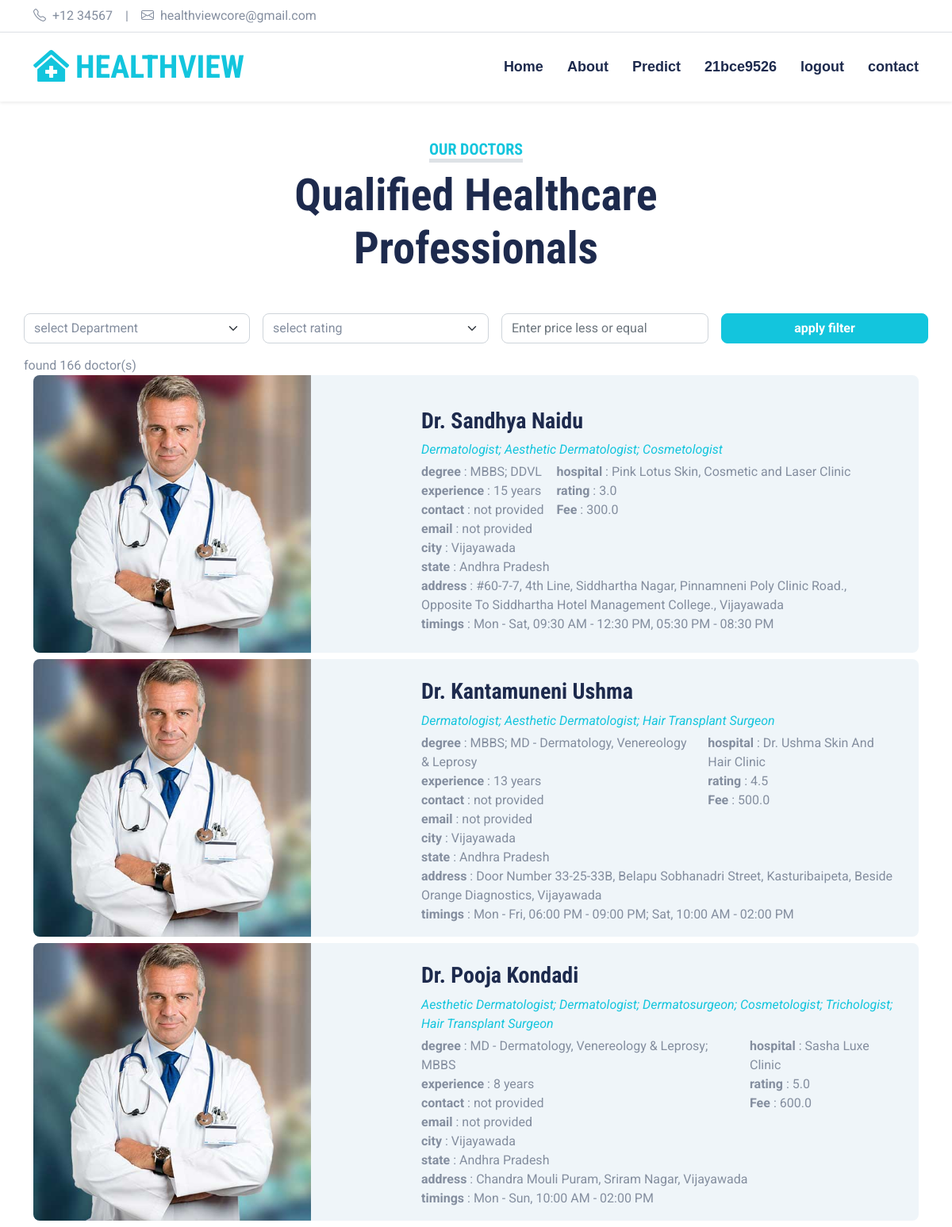
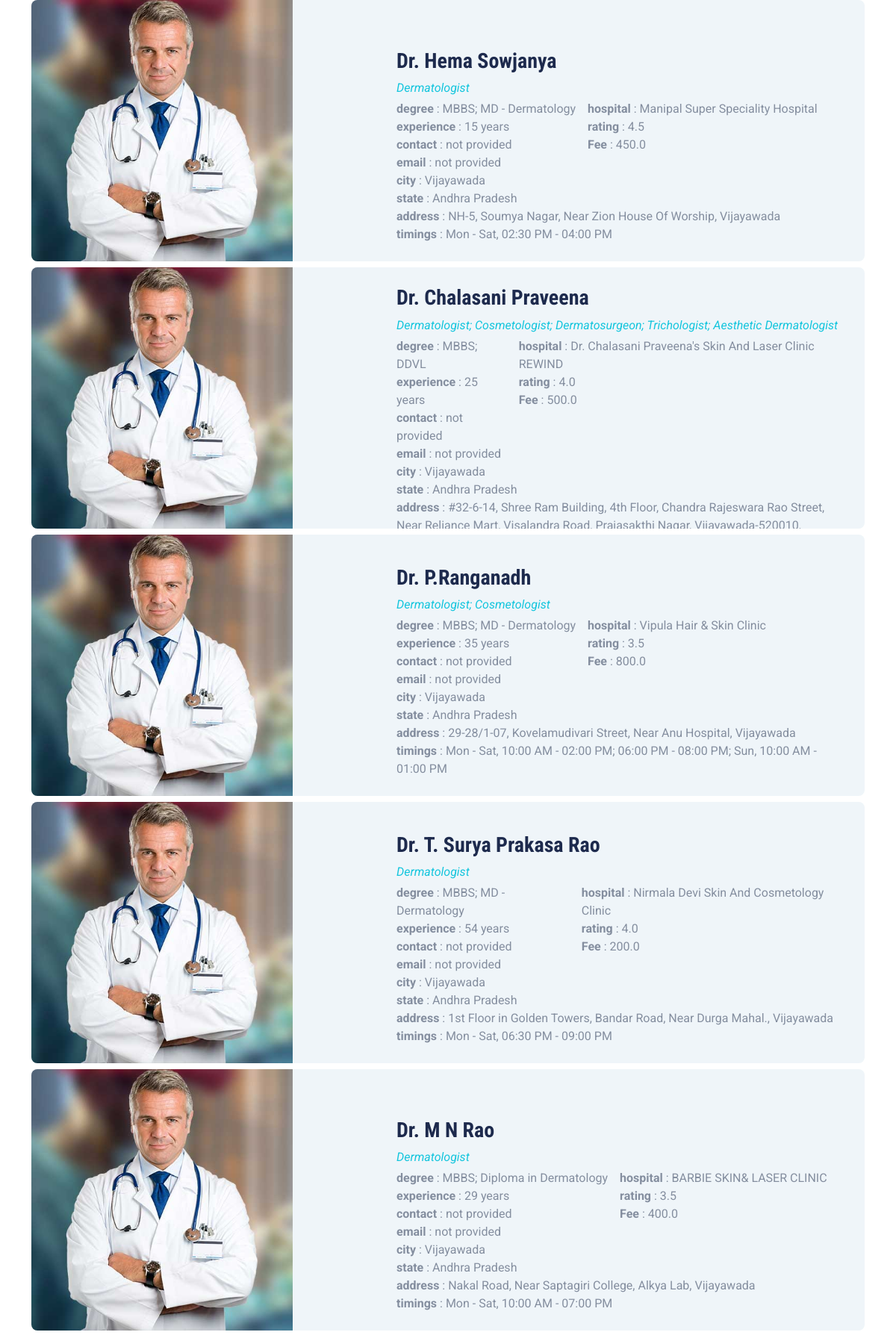
Screenshot of /doctor/search (signed in, upper part) with the database file from the repository (2 pictures, top to bottom).
### models.py (models this page shows, shortened)
class DoctorModel(db.Model):
    __tablename__ = 'doctors'
    id = db.Column(db.String(), primary_key=True, default=str(uuid4()))
    fee = db.Column(db.Float)
    age = db.Column(db.Integer())
    city = db.Column(db.String())
    email = db.Column(db.String())
    address = db.Column(db.Text())
    state = db.Column(db.String())
    rating = db.Column(db.Float)
    degree = db.Column(db.String())
    contact = db.Column(db.String())
    gender = db.Column(db.String())
    timings = db.Column(db.String())
    hospital = db.Column(db.String())
    username = db.Column(db.String())
    password = db.Column(db.String())
    experience = db.Column(db.String())
    qualification = db.Column(db.String())

### apps/doctor.py (the view, shortened to what this page needs)
@doctor.route("/search", methods=['GET', 'POST'])
def search():
    depts = [
        "Dermatologist",
        "Aesthetic Dermatologist",
        "Cosmetologist",
        "Hair Transplant Surgeon",
        "Dermatosurgeon",
        "Trichologist",
        "Sexologist",
        "Pediatric Dermatologist",
        "Immunodermatologist",
        "Vascular Surgeon",
        "Andrologist",
        "Urologist",
        "Urological Surgeon",
        "Rheumatologist",
        "General Surgeon",
        "Proctologist",
        "Laparoscopic Surgeon",
        "Advanced Laparoscopic Surgeon",
        "Advanced Laser Proctologist",
        "Pulmonologist",
        "General Physician",
        "Joint Replacement Surgeon",
        "Orthopedic Surgeon",
        "Neurologist",
        "Neurosurgeon",
        "Geriatric Neurologist",
        "Gastroenterologist",
        "Endocrinologist",
        "Interventional Cardiologist",
        "Cardiologist",
        "Orthopaedic",
        "ENT (Ear Nose Throat)",
        "Neuro Surgeon"
    ]
    d=DoctorModel.query.all()
    return render_template("doctor/find-doctor.html", depts=depts, doctor=d, cnt = len(d))

### templates/doctor/find-doctor.html (shortened to what this page needs)
{% extends 'base/base.html' %}
{% block content %}
<div class="container-fluid py-5">
    <div class="container">
        <div class="text-center mx-auto mb-5" style="max-width: 500px;">
            <h5 class="d-inline-block text-primary text-uppercase border-bottom border-5">Our Doctors</h5>
            <h1 class="display-4">Qualified Healthcare Professionals</h1>
        </div>
        <form class="row gap-3 mb-3" action="" method="post">
            <select  name="department" id="" class="col form-select">
                <option value="">select Department</option>
            </select>
            <select  name="rating" id="" class="col form-select">
                <option value="">select rating</option>
            </select>
            <input name="fee" placeholder="Enter price less or equal" type="price" class="col form-control">
            <input type="submit" value="apply filter" class="col btn btn-primary">
        </form>
        <div class="row">
            found {{ cnt }} doctor(s) &nbsp; &nbsp;
        </div>
        {% for d in doctor %}
            <div class="row mb-2">
                <div class="col team-item">
                    <div class="row g-0 bg-light rounded overflow-hidden">
                        <div class="col-12 col-sm-5 h-100">
                            <img class="img-fluid h-100" src="{{ url_for('static', filename='img/team-1.jpg' ) }}" style="object-fit: cover;">
                        </div>
                        <div class="col-12 col-sm-7 h-100 d-flex flex-column">
                            <div class="mt-auto p-4">
                                <h3>{{ d.username }}</h3>
                                <p class="fw-normal fst-italic text-primary mb-1">{{ d.qualification }}</p>
                                <div class="d-flex gap-3">
                                    <div>
                                        <p><b>degree</b> : {{ d.degree }}</p>
                                        <p><b>experience</b> : {{ d.experience }} years</p>
                                        <p><b>contact</b> : {{ d.contact }}</p>
                                        <p><b>email</b> : {{ d.email }}</p>
                                    </div>
                                    <div>
                                        <p><b>hospital</b> : {{ d.hospital }}</p>
                                        <p><b>rating</b> : {{ d.rating }}</p>
                                        <p><b>Fee</b> : {{ d.fee }}</p>
                                    </div>
                                </div>
                                <div>
                                    <p><b>city</b> : {{ d.city }}</p>
                                    <p><b>state</b> : {{ d.state }}</p>
                                    <p><b>address</b> : {{ d.address }}</p>
                                    <p><b>timings</b> : {{ d.timings }}</p>
                                </div>
                            </div>
                        </div>
                    </div>
                </div>
            </div>
        {% endfor %}
    </div>
</div>
{% endblock %}

### static/css/style.css (style rules this page uses)
:root { --primary: #13C5DD; --secondary: #354F8E; --light: #EFF5F9; --dark: #1D2A4D; }
.btn { font-weight: 700; transition: .5s; }
.btn-primary { color: #FFFFFF; }
@media (min-width: 576px) { .team-item .row { height: 350px; } }

### templates/doctor/find-doctor.html (style rules this page uses)
p { margin: 0; }

### rows the page displays
DoctorModel: username "Dr. Sandhya Naidu", qualification "Dermatologist; Aesthetic Dermatologist; Cosmetologist", degree "MBBS; DDVL", experience "15", contact "not provided", email "not provided", hospital "Pink Lotus Skin, Cosmetic and Laser Clinic", rating "3.0", fee "300.0", city "Vijayawada", state "Andhra Pradesh", address "#60-7-7, 4th Line, Siddhartha Nagar, Pinnamneni Poly Clinic Road., Opposite To Siddhartha Hotel Management College., Vijayawada", timings "Mon - Sat, 09:30 AM - 12:30 PM, 05:30 PM - 08:30 PM"
DoctorModel: username "Dr. Kantamuneni Ushma", qualification "Dermatologist; Aesthetic Dermatologist; Hair Transplant Surgeon", degree "MBBS; MD - Dermatology, Venereology & Leprosy", experience "13", contact "not provided", email "not provided", hospital "Dr. Ushma Skin And Hair Clinic", rating "4.5", fee "500.0", city "Vijayawada", state "Andhra Pradesh", address "Door Number 33-25-33B, Belapu Sobhanadri Street, Kasturibaipeta, Beside Orange Diagnostics, Vijayawada", timings "Mon - Fri, 06:00 PM - 09:00 PM; Sat, 10:00 AM - 02:00 PM"
DoctorModel: username "Dr. Pooja Kondadi", qualification "Aesthetic Dermatologist; Dermatologist; Dermatosurgeon; Cosmetologist; Trichologist; Hair Transplant Surgeon", degree "MD - Dermatology, Venereology & Leprosy; MBBS", experience "8", contact "not provided", email "not provided", hospital "Sasha Luxe Clinic", rating "5.0", fee "600.0", city "Vijayawada", state "Andhra Pradesh", address "Chandra Mouli Puram, Sriram Nagar, Vijayawada", timings "Mon - Sun, 10:00 AM - 02:00 PM"
DoctorModel: username "Dr. Hema Sowjanya", qualification "Dermatologist", degree "MBBS; MD - Dermatology", experience "15", contact "not provided", email "not provided", hospital "Manipal Super Speciality Hospital", rating "4.5", fee "450.0", city "Vijayawada", state "Andhra Pradesh", address "NH-5, Soumya Nagar, Near Zion House Of Worship, Vijayawada", timings "Mon - Sat, 02:30 PM - 04:00 PM"
DoctorModel: username "Dr. Chalasani Praveena", qualification "Dermatologist; Cosmetologist; Dermatosurgeon; Trichologist; Aesthetic Dermatologist", degree "MBBS; DDVL", experience "25", contact "not provided", email "not provided", hospital "Dr. Chalasani Praveena's Skin And Laser Clinic REWIND", rating "4.0", fee "500.0", city "Vijayawada", state "Andhra Pradesh", address "#32-6-14, Shree Ram Building, 4th Floor, Chandra Rajeswara Rao Street, Near Reliance Mart, Visalandra Road, Prajasakthi Nagar, Vijayawada-520010,…"
DoctorModel: username "Dr. P.Ranganadh", qualification "Dermatologist; Cosmetologist", degree "MBBS; MD - Dermatology", experience "35", contact "not provided", email "not provided", hospital "Vipula Hair & Skin Clinic", rating "3.5", fee "800.0", city "Vijayawada", state "Andhra Pradesh", address "29-28/1-07, Kovelamudivari Street, Near Anu Hospital, Vijayawada", timings "Mon - Sat, 10:00 AM - 02:00 PM; 06:00 PM - 08:00 PM; Sun, 10:00 AM - 01:00 PM"
DoctorModel: username "Dr. T. Surya Prakasa Rao", qualification "Dermatologist", degree "MBBS; MD - Dermatology", experience "54", contact "not provided", email "not provided", hospital "Nirmala Devi Skin And Cosmetology Clinic", rating "4.0", fee "200.0", city "Vijayawada", state "Andhra Pradesh", address "1st Floor in Golden Towers, Bandar Road, Near Durga Mahal., Vijayawada", timings "Mon - Sat, 06:30 PM - 09:00 PM"
DoctorModel: username "Dr. M N Rao", qualification "Dermatologist", degree "MBBS; Diploma in Dermatology", experience "29", contact "not provided", email "not provided", hospital "BARBIE SKIN& LASER CLINIC", rating "3.5", fee "400.0", city "Vijayawada", state "Andhra Pradesh", address "Nakal Road, Near Saptagiri College, Alkya Lab, Vijayawada", timings "Mon - Sat, 10:00 AM - 07:00 PM"

### other values shown
{{ session['current_user']['username'] }} "21bce9526"
{{ cnt }} "166"
